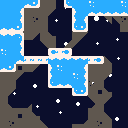

A 2D game scene composited from a Tiled map and its tileset images. What follows is a short description and the map's XML, with every tile layer's data as written:
An orthogonal 16x16 tile map with 8x8 px tiles, 2 tile layers (BgLayer, MainLayer), 2 tilesets, 1 image layer and 31 objects (20x Spikes, 6x Block, ChestKey, Chest, Trampoline, ...).

<map version="1.10" tiledversion="1.10.2" orientation="orthogonal" renderorder="right-down" width="16" height="16" tilewidth="8" tileheight="8" infinite="0" nextlayerid="7" nextobjectid="37">
 <tileset firstgid="1" name="spritemap" tilewidth="8" tileheight="8" tilecount="176" columns="16">
  <image source="spritemap.png" width="128" height="88" />
 </tileset>
 <tileset firstgid="177" name="balloon" tilewidth="8" tileheight="16" tilecount="4" columns="4">
  <image source="balloon.png" width="32" height="16" />
 </tileset>
 <imagelayer id="5" name="Bg">
  <image source="bg.png" width="128" height="128" />
 </imagelayer>
 <layer id="1" name="BgLayer" width="16" height="16">
  <data encoding="csv">
0,0,0,0,0,41,41,0,0,0,0,0,0,0,0,0,
0,0,0,41,41,41,42,0,0,0,0,0,0,0,0,0,
0,0,0,41,57,41,0,0,0,0,0,0,0,43,43,57,
0,0,0,41,41,41,0,0,0,0,0,0,0,0,0,41,
0,0,0,41,42,41,104,0,0,41,42,0,0,0,0,0,
0,0,0,0,0,43,41,0,59,42,0,0,0,0,0,0,
0,0,0,0,0,0,0,0,0,0,0,0,0,0,0,0,
0,0,0,0,0,0,0,0,0,0,0,0,0,58,0,0,
0,0,17,41,42,0,0,0,0,0,0,41,41,41,0,0,
41,41,42,0,0,0,0,0,0,0,0,41,41,42,0,0,
41,41,0,0,0,0,0,0,0,0,0,57,41,0,0,0,
41,42,0,0,0,0,0,0,0,0,0,41,17,104,0,0,
41,0,0,0,0,0,0,0,0,0,0,43,41,42,0,0,
41,104,89,105,0,0,0,0,0,0,0,105,41,0,0,0,
41,41,17,41,104,0,0,0,0,0,0,41,41,58,0,0,
41,57,41,41,41,58,0,0,0,89,105,41,57,41,0,0
</data>
 </layer>
 <layer id="2" name="MainLayer" width="16" height="16">
  <data encoding="csv">
38,38,38,51,52,0,0,0,50,38,38,73,38,38,38,73,
38,38,39,0,0,0,0,0,0,37,38,51,51,51,51,51,
38,38,39,0,0,0,0,0,0,37,39,0,0,0,0,0,
51,51,52,0,0,0,0,0,0,50,52,0,0,0,0,0,
35,35,36,0,0,0,0,0,0,0,0,0,0,0,0,0,
38,38,39,0,0,0,0,0,0,0,0,0,0,0,0,0,
73,38,39,0,0,0,53,54,55,0,0,0,0,0,0,0,
38,38,51,54,54,54,35,35,35,35,35,54,55,0,0,0,
51,52,0,0,0,0,37,73,38,38,39,0,0,0,0,0,
0,0,0,0,0,0,37,38,38,73,39,0,0,0,0,0,
0,0,0,0,0,0,50,51,51,38,39,0,0,0,0,0,
0,0,0,0,0,0,0,0,0,50,52,0,0,0,0,0,
0,0,0,0,0,0,0,0,0,0,0,0,0,0,0,0,
0,0,0,0,0,0,0,0,0,0,0,0,0,0,0,0,
0,0,0,0,0,0,0,0,0,0,0,0,0,0,0,0,
0,0,0,0,0,0,0,0,0,0,0,0,0,0,0,0
</data>
 </layer>
 <objectgroup id="4" name="ObjectLayerNonInteractable" />
 <objectgroup id="6" name="Strawberry">
  <object id="34" name="ChestKey" type="ChestKey" gid="9" x="24" y="80" width="8" height="8" />
  <object id="36" name="Chest" type="Chest" gid="21" x="52" y="48" width="8" height="8" />
 </objectgroup>
 <objectgroup id="3" name="ObjectLayerInteractable">
  <object id="1" name="Block" type="Block" gid="24" x="56" y="120" width="8" height="8" />
  <object id="2" name="Block" type="Block" gid="24" x="64" y="120" width="8" height="8" />
  <object id="3" name="Block" type="Block" gid="24" x="72" y="120" width="8" height="8" />
  <object id="4" name="Block" type="Block" gid="24" x="80" y="120" width="8" height="8" />
  <object id="5" name="Block" type="Block" gid="24" x="112" y="88" width="8" height="8" />
  <object id="7" name="Block" type="Block" gid="24" x="48" y="120" width="8" height="8" />
  <object id="9" name="Trampoline" type="Trampoline" gid="19" x="112" y="80" width="8" height="8" />
  <object id="10" name="Spikes" type="Spikes" gid="28" x="48" y="96" width="8" height="8" />
  <object id="11" name="Spikes" type="Spikes" gid="28" x="56" y="96" width="8" height="8" />
  <object id="12" name="Spikes" type="Spikes" gid="28" x="64" y="96" width="8" height="8" />
  <object id="13" name="Spikes" type="Spikes" gid="28" x="72" y="104" width="8" height="8" />
  <object id="14" name="Spikes" type="Spikes" gid="28" x="80" y="104" width="8" height="8" />
  <object id="15" name="Spikes" type="Spikes" gid="60" x="40" y="72" width="8" height="8" />
  <object id="16" name="Spikes" type="Spikes" gid="60" x="40" y="80" width="8" height="8" />
  <object id="17" name="Spikes" type="Spikes" gid="60" x="40" y="88" width="8" height="8" />
  <object id="18" name="Spikes" type="Spikes" gid="60" x="64" y="16" width="8" height="8" />
  <object id="19" name="Spikes" type="Spikes" gid="60" x="64" y="24" width="8" height="8" />
  <object id="20" name="Spikes" type="Spikes" gid="60" x="64" y="32" width="8" height="8" />
  <object id="21" name="Spikes" type="Spikes" gid="44" x="88" y="24" width="8" height="8" />
  <object id="22" name="Spikes" type="Spikes" gid="44" x="88" y="32" width="8" height="8" />
  <object id="23" name="Spikes" type="Spikes" gid="18" x="24" y="56" width="8" height="8" />
  <object id="24" name="Spikes" type="Spikes" gid="18" x="32" y="56" width="8" height="8" />
  <object id="25" name="Spikes" type="Spikes" gid="18" x="40" y="56" width="8" height="8" />
  <object id="26" name="Spikes" type="Spikes" gid="18" x="72" y="56" width="8" height="8" />
  <object id="27" name="Spikes" type="Spikes" gid="18" x="80" y="56" width="8" height="8" />
  <object id="28" name="Spikes" type="Spikes" gid="18" x="88" y="56" width="8" height="8" />
  <object id="29" name="Spikes" type="Spikes" gid="18" x="96" y="56" width="8" height="8" />
  <object id="30" name="Balloon" type="Balloon" gid="178" x="16" y="104" width="8" height="16" />
  <object id="31" name="Player" type="Player" gid="2" x="48" y="112" width="8" height="8" />
 </objectgroup>
</map>
